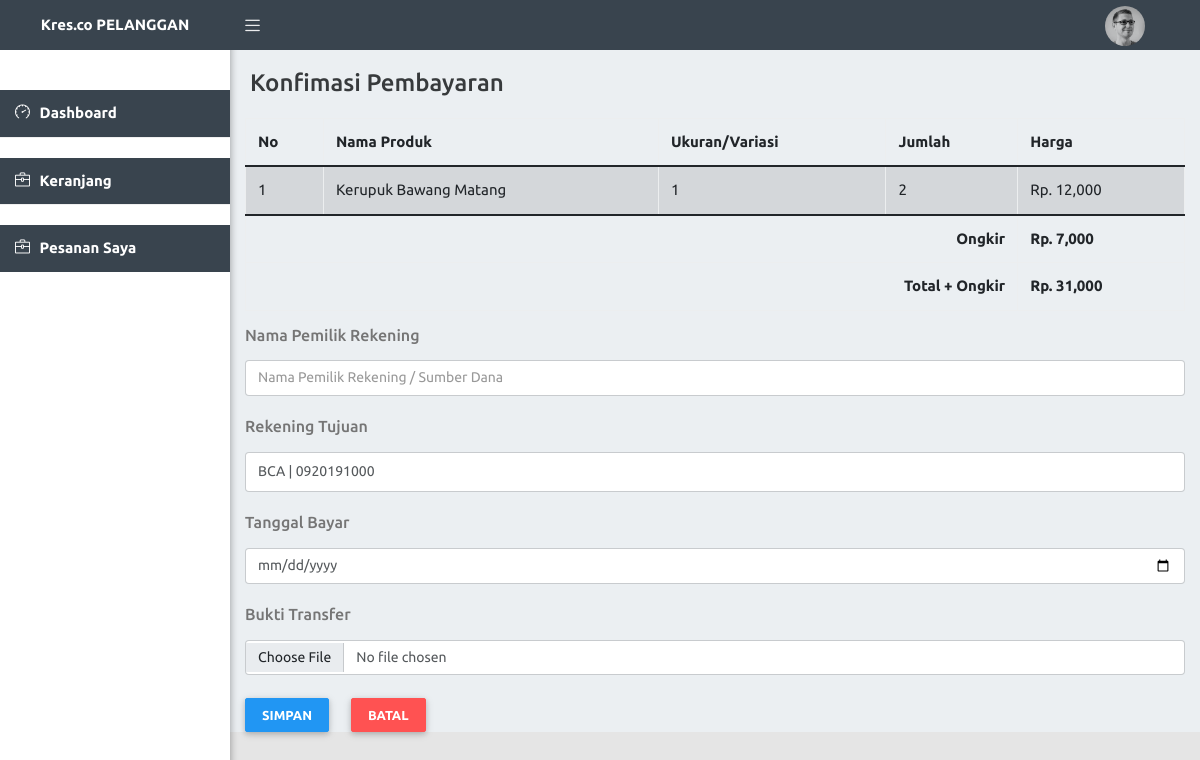
Screenshot of /pelanggan/konfirmasi.php?id=16f0JRHyn0sSQ with the database file from the repository.
### tables this page shows
CREATE TABLE `detail` (
  `id_detail` bigint(20) UNSIGNED NOT NULL,
  `orderid` varchar(255) NOT NULL,
  `id_barang` int(11) NOT NULL,
  `qwe` int(11) NOT NULL
);

CREATE TABLE `barang` (
  `id_barang` int(11) NOT NULL,
  `nama_barang` varchar(100) NOT NULL,
  `ukuran` varchar(10) NOT NULL,
  `jumlah` int(11) NOT NULL,
  `harga` float NOT NULL,
  `foto_barang` blob NOT NULL,
  `pilihan` varchar(50) NOT NULL,
  `terjual` int(255) NOT NULL
);

CREATE TABLE `ongkir` (
  `id_ongkir` int(11) NOT NULL,
  `nama_kota` varchar(100) NOT NULL,
  `tarif` int(11) NOT NULL
);

### pelanggan/konfirmasi.php (the view, shortened to what this page needs)
<?php
include '../koneksi.php';
$orderid = $_GET['id'];
$liatcust = mysqli_query($conn,"select * from pelanggan p, keranjang k where orderid='$orderid' and p.id_pelanggan=k.id_pelanggan ");
$checkdb = mysqli_fetch_array($liatcust);
?>
<!DOCTYPE html>
<html lang="en">
<head>
    <link href="https://cdn.jsdelivr.net/npm/bootstrap@5.1.3/dist/css/bootstrap.min.css" rel="stylesheet">
    <link rel="stylesheet" type="text/css" href="../Assets/icon/themify-icons/themify-icons.css">
    <link rel="stylesheet" type="text/css" href="../Assets/icon/icofont/css/icofont.css">
    <link rel="stylesheet" type="text/css" href="../Assets/icon/simple-line-icons/css/simple-line-icons.css">
    <link rel="stylesheet" type="text/css" href="../Assets/plugins/bootstrap/css/bootstrap.min.css">
    <link rel="stylesheet" href="../Assets/plugins/chartist/dist/chartist.css" type="text/css" media="all">
    <link href="../Assets/css/svg-weather.css" rel="stylesheet">
    <link rel="stylesheet" type="text/css" href="../Assets/css/main.css">
    <link rel="stylesheet" type="text/css" href="../Assets/css/responsive.css">
    <link href="../Assets/css/sidebars.css" rel="stylesheet">
</head>
<body class="sidebar-mini fixed">
    <div class="wrapper">
        <header class="main-header-top hidden-print">
            <a href="index.php" class="logo"><b>Kres.co PELANGGAN</b></a>
            <nav class="navbar navbar-static-top">
                <a href="#!" data-toggle="offcanvas" class="sidebar-toggle"></a>
                <div class="navbar-custom-menu f-right">
                    <ul class="top-nav">
                        <li class="dropdown" style="padding-left: 800px;">
                            <a href="profil.php" data-toggle="dropdown" role="button" aria-haspopup="true" aria-expanded="false" class="dropdown-toggle drop icon-circle drop-image">
                                <span><img class="img-circle " src="../Assets/images/avatar-1.png" style="width:40px;" alt="User Image"></span>
                                <span>
                                    <i class=" icofont icofont-simple-down"></i></span>
                            </a>
                        </li>
                    </ul>
                </div>
            </nav>
        </header>
        <aside class="main-sidebar hidden-print">
            <section class="sidebar" id="sidebar-scroll">
                <ul class="sidebar-menu">
                    <li class="nav-level"></li>
                    <li class="active treeview">
                        <a class="waves-effect waves-dark" href="index.php">
                            <i class="icon-speedometer"></i><span> Dashboard</span>
                        </a>
                    </li>
                    <li class="nav-level"></li>
                    <li class="active treeview">
                        <a class="waves-effect waves-dark" href="keranjang.php">
                            <i class="icon-briefcase"></i><span> Keranjang</span>
                        </a>
                    </li>
                    <li class="nav-level"></li>
                    <li class="active treeview">
                        <a class="waves-effect waves-dark" href="pemesanan.php">
                            <i class="icon-briefcase"></i><span> Pesanan Saya</span>
                        </a>
                    </li>
                </ul>
            </section>
        </aside>
        <div class="content-wrapper">
            <div class="container-fluid">
                <div class="row">
                    <div class="main-header">
                        <h4>Konfimasi Pembayaran</h4>
                    </div>
                </div>
                <table class="table table-striped table-bordered table-hover" id="dataTables-example">
												<thead>
													<tr>
														<th>No</th>
														<th>Nama Produk</th>
														<th>Ukuran/Variasi</th>
														<th>Jumlah</th>
														<th>Harga</th>
												</thead>
												<tbody>
                                                <?php
                                                $no = 1;
                                                $brg = mysqli_query($conn,"select * from detail d, barang b where orderid='$orderid' and d.id_barang=b.id_barang order by d.id_barang asc");
												while($r=mysqli_fetch_array($brg)){
                                                ?>
                                                <tr>
                                                <td><?= $no++ ?></td>
                                                <td><?= ucwords($r['nama_barang']) ?></td>
                                                <td><?= ucwords($r['ukuran']) ?></td>
                                                <td><?= ucwords ($r['qwe'] )?></td>
                                                <td>Rp. <?php echo number_format ($r['harga'])?></td>
                                                </tr>
                                                <?php
                                                }
                                                ?>
                                                </tbody>
                                            <tfoot>
											<tr>
												<th colspan="4" style="text-align:right">Ongkir</th>
												<th>Rp. <?php
												$ongkir = $checkdb['id_ongkir'];
												$result1 = mysqli_query($conn,"SELECT o.tarif AS count FROM ongkir o, detail d, barang b where o.id_ongkir='$ongkir'and orderid='$orderid' and d.id_barang=b.id_barang order by d.id_barang ASC");
												$cekrow = mysqli_num_rows($result1);
												$row1 = mysqli_fetch_assoc($result1);
												$count = $row1['count'];
												if($cekrow > 0){
													echo number_format($count);
													} else {
														echo 'No data';
													}?></th>
											</tr>
                                            <tr>
												<th colspan="4" style="text-align:right">Total + Ongkir</th>
												<th>Rp. <?php
												$ongkir = $checkdb['id_ongkir'];
												$result1 = mysqli_query($conn,"SELECT SUM(d.qwe*b.harga)+o.tarif AS count FROM ongkir o, detail d, barang b where o.id_ongkir='$ongkir'and orderid='$orderid' and d.id_barang=b.id_barang order by d.id_barang ASC");
												$cekrow = mysqli_num_rows($result1);
												$row1 = mysqli_fetch_assoc($result1);
												$count = $row1['count'];
												if($cekrow > 0){
													echo number_format($count);
													} else {
														echo 'No data';
													}?></th>
											</tr>
										</tfoot>
                                    </table>
                <form method="post" enctype="multipart/form-data">
                    <h6 class=" pb-2"> Nama Pemilik Rekening</h6>
					<input type="text" class="form-control" name="nama" placeholder="Nama Pemilik Rekening / Sumber Dana" required>
					<br>
					<h6 class=" pb-2">Rekening Tujuan</h6>
					<select name="metode" class="form-control" required>
						<?php
						$metode = mysqli_query($conn,"select * from metode_pembayaran");
						while($a=mysqli_fetch_array($metode)){
						?>
							<option value="<?php echo $a['metode'] ?>"><?php echo $a['metode'] ?> | <?php echo $a['norek'] ?></option>
							<?php
						};
						?>
					</select>
					<br>
					<h6 class=" pb-2">Tanggal Bayar</h6>
					<input type="date" class="form-control" name="tanggal" required="required">
                    <br>
                    <h6 class=" pb-2">Bukti Transfer</h6>
                    <input type="file" class="form-control" name="gambar" required><br>
					<input type="submit" class="btn btn-primary" name="confirm" value="Simpan"> &emsp;
                    <a class="btn btn-danger" href="index.php">Batal</a>
				</form>
			</div>
		</div>
	</div>
    <br>
</body>
</html>

### Assets/css/sidebars.css (style rules this page uses)
body { min-height: 100vh; min-height: -webkit-fill-available; }
html { height: -webkit-fill-available; }
.dropdown-toggle { outline: 0; }

### Assets/css/generic-class.css (style rules this page uses)
.f-right { float: right !important; }

### Assets/css/menu.css (style rules this page uses)
.top-nav .dropdown-toggle:after { content: initial; }
.main-header-top { background-color: #39444e; }
.nav-level { padding: 10px 0 !important; font-weight: 500; font-size: 13px; color: #2196f3; border-top: 1px solid #efefef; position: relative; }
.nav-level:first-child { margin-top: 20px; border-top: none; }
.main-header-top .navbar .top-nav > li > a { opacity: 0.9; color: #fff; }
.main-header-top .navbar .sidebar-toggle { color: #fff; opacity: 0.9; }
.main-header-top .logo { color: #fff; border-bottom: 0 solid transparent; }
.sidebar-menu > li > a { color: #666; }
.sidebar-menu > li.active > a { color: #fff; font-weight: 600; background: #39444e; }
.fixed .main-header-top, .fixed .main-sidebar, .fixed .left-side { position: fixed; }
.fixed .main-header-top { top: 0; right: 0; left: 0; }
.fixed .content-wrapper { margin-top: 50px; }
.wrapper:before { content: " "; display: table; }
.wrapper:after { content: " "; clear: both; }
.content-wrapper { height: 100%; background-color: #ebeff2; margin-left: 230px; z-index: 820; -webkit-transition: all 0.3s ease-in-out; -moz-transition: all 0.3s ease-in-out; -ms-transition: all 0.3s ease-in-out; transition: all 0.3s ease-in-out; }
.main-header-top { position: relative; max-height: 50px; z-index: 1030; }
.main-header-top > .navbar { margin-bottom: 0; margin-left: 230px; border: none; max-height: 50px; border-radius: 0; padding: 0; background-color: #39444e; }
.main-header-top .sidebar-toggle { float: left; background-color: transparent; background-image: none; padding: 15px; font-family: fontAwesome; position: relative; -webkit-transition: all 0.3s ease; -moz-transition: all 0.3s ease; -ms-transition: all 0.3s ease; transition: all 0.3s ease; max-height: 50px; }
.main-header-top .sidebar-toggle:before { font-family: 'simple-line-icons'; content: "\e601"; font-size: 15px; }
.main-header-top .logo { display: block; width: 230px; height: 50px; font-size: 15px; font-weight: 400; line-height: 50px; text-align: center; padding: 0 15px; float: left; overflow: hidden; }
.main-header-top .top-nav { list-style: none; padding-left: 0; display: inline-block; float: right; margin: 0 10px 0 0; }
.main-header-top .top-nav > li { display: inline-block; position: relative; }
.main-header-top .top-nav > li > a { padding: 15px 20px; line-height: 50px; opacity: 0.9; }
.main-sidebar { position: absolute; top: 0; left: 0; background: #fff; padding-top: 50px; min-height: 100vh; width: 230px; z-index: 810; -webkit-box-shadow: 1px 3px 7px rgba(0, 0, 0, 0.3); box-shadow: 1px 3px 7px rgba(0, 0, 0, 0.3); -webkit-transition: transform 0.3s ease-in-out, width 0.3s ease-in-out; -moz-transition: transform 0.3s ease-in-out, width 0.3s ease-in-out; -ms-transition: transform 0.3s ease-in-out, width 0.3s ease-in-out; transition: transform 0.3s ease-in-out, width 0.3s ease-in-out; }
.sidebar { padding-bottom: 10px; font-size: 16px; }
.sidebar-menu { list-style: none; margin: 0; padding: 0; white-space: nowrap; overflow: hidden; }
.sidebar-menu > li { position: relative; margin: 0; padding: 0; }
.sidebar-menu > li > a { padding: 12px 5px 12px 15px; display: block; position: relative; font-size: 15px; background-color: #fff; }
.sidebar-menu > li > a > i { padding-right: 6px; display: inline; }

### rows the page displays
detail: id_barang.nama_barang "Kerupuk Bawang Matang", id_barang.ukuran "1", qwe "2", id_barang.harga "12,000"
ongkir: tarif "7,000"

### other values shown
$count "31,000"
form field metode "BCA | 0920191000"
